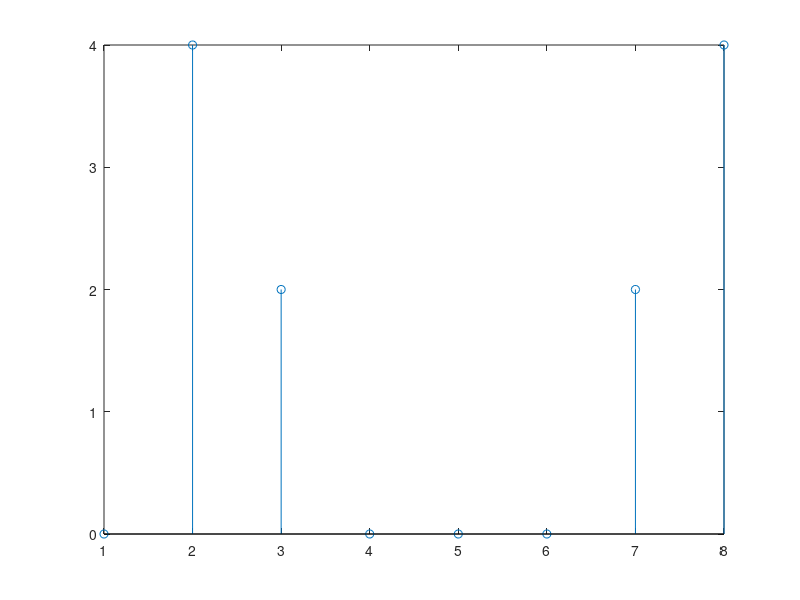

The MATLAB source for this figure:
clc;
clear;

% given continous signal x(t)=sin(2*pi*1000*t)+0.5sin(2*pi*2000*t+3*pi/4)

fs = 8000; %sampling frequency
N = 8;  %number of data point
n = 0:N-1;
ts = 1/fs;
in = 0;

x = sin(2*pi*1000*n*ts)+0.5*sin(2*pi*2000*n*ts+3*pi/4);

%DFT ecuation evaluation 
%i=>n  j=>m

for j = 0: N-1
  m = j+1;
  real(m) = img(m) = 0;
  for i = 0: N-1
    real(m) = real(m) + x(i+1)*cos(2*pi*i*j/N);
    img(m) = img(m) + x(i+1)*sin(2*pi*i*j/N);
  endfor
  mag(m) = sqrt(real(m)^2 + img(m)^2);
  phase(m) = atan(img(m)/real(m));
  
  if mag(m)>.01 && j<=N/2
    in = in + 1;
    freq(in) = j*fs/N;
    ampl(in) = 2*mag(m)/N;
    phasefq(in) = phase(m);
  end
endfor

m = 1:N;
disp(mag);
disp(freq);
disp(ampl);
stem(m,mag);
